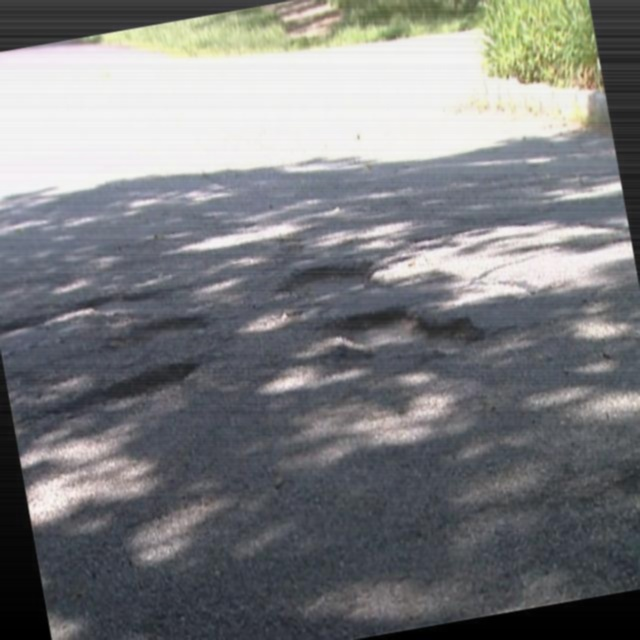
#> input picture data/Multi-Weather Pothole Detection (MWPD)/controlled_conditions/fog/images/200_jpg.rf.93df76f6c192bf4046b2d5d2260ba518.jpg, 640 x 640 px
$ python -i generate_conditions.py   (imports and definitions only)
#> lines starting #> are read from the running program, lines starting #| are printed output that depends on the picture
from pathlib import Path
import cv2
import numpy as np
import shutil
import random
import csv


# ============================================================
# ADVANCED ADVERSE CONDITION GENERATOR
# ============================================================
#
# Purpose:
# Generate realistic but conservative adverse-condition
# images for pothole robustness evaluation.
#
# Conditions:
#   1. normal
#   2. low_light
#   3. fog
#   4. rain
#   5. shadow
#   6. water_reflection
#
# Important:
# Original bounding boxes are preserved.
#
# ============================================================


# ============================================================
# CONFIGURATION
# ============================================================

PROJECT_ROOT = Path(__file__).resolve().parents[2]

SOURCE_DIR = (
    PROJECT_ROOT
    / "data"
    / "Multi-Weather Pothole Detection (MWPD)"
    / "Multi-Weather Pothole Detection (MWPD)"
    / "MWPD"
    / "test"
)

SOURCE_IMAGE_DIR = SOURCE_DIR / "images"
SOURCE_LABEL_DIR = SOURCE_DIR / "labels"

OUTPUT_DIR = (
    PROJECT_ROOT
    / "data"
    / "Multi-Weather Pothole Detection (MWPD)"
    / "controlled_conditions_advanced"
)

SOURCE_LIST = (
    PROJECT_ROOT
    / "data"
    / "Multi-Weather Pothole Detection (MWPD)"
    / "controlled_conditions"
    / "source_images.txt"
)

MAX_IMAGES = 97

RANDOM_SEED = 42

# [2 lines not run here, left out]


# ============================================================
# GENERAL UTILITIES
# ============================================================

def clip_uint8(image):
    """
    Safely clip image to uint8.
    """

    return np.clip(
        image,
        0,
        255
    ).astype(np.uint8)


# [64 lines left out: functions calculate_brightness, calculate_contrast, adaptive_gamma, not called in this run]


def apply_clahe_conservative(image):
    """
    Mild CLAHE.

    Strong CLAHE can amplify road texture and noise,
    so the clip limit is intentionally conservative.
    """

    lab = cv2.cvtColor(
        image,
        cv2.COLOR_BGR2LAB
    )

    l, a, b = cv2.split(lab)

    clahe = cv2.createCLAHE(
        clipLimit=1.3,
        tileGridSize=(8, 8)
    )

    l = clahe.apply(l)

    result = cv2.merge(
        [l, a, b]
    )

    return cv2.cvtColor(
        result,
        cv2.COLOR_LAB2BGR
    )


def preserve_colors(original, enhanced, strength=0.35):
    """
    Blend enhanced image with original.

    This prevents over-processing.
    """

    return cv2.addWeighted(
        original,
        1.0 - strength,
        enhanced,
        strength,
        0
    )


# [25 lines left out: functions smooth_mask, condition_normal, not called in this run]


# ============================================================
# LOW LIGHT
# ============================================================

def condition_low_light(image):
    """
    Realistic low-light transformation.

    Strategy:
        1. Controlled brightness reduction
        2. Mild adaptive gamma
        3. Conservative local contrast
        4. Preserve color information
    """

    result = image.copy()

    # --------------------------------------------------------
    # 1. Moderate brightness reduction
    # --------------------------------------------------------

    factor = random.uniform(
        0.62,
        0.78
    )

    result = (
        result.astype(np.float32)
        * factor
    )

    result = clip_uint8(
        result
    )

    # --------------------------------------------------------
    # 2. Mild gamma correction
    # --------------------------------------------------------

    gamma = random.uniform(
        0.90,
        1.05
    )

    table = np.array(
        [
            ((i / 255.0) ** gamma) * 255
            for i in range(256)
        ],
        dtype=np.uint8
    )

    result = cv2.LUT(
        result,
        table
    )

    # --------------------------------------------------------
    # 3. Conservative CLAHE
    # --------------------------------------------------------

    enhanced = apply_clahe_conservative(
        result
    )

    result = preserve_colors(
        result,
        enhanced,
        strength=0.35
    )

    return result


# ============================================================
# FOG
# ============================================================

# [958 lines left out: functions condition_fog, condition_rain, condition_shadow, condition_water_reflection, image_statistics, load_source_images and 4 more, not called in this run]


# ============================================================
# ENTRY POINT
# ============================================================

# [2 lines not run here, left out]

>>> import cv2
>>> picture = cv2.imread('../../data/Multi-Weather Pothole Detection (MWPD)/controlled_conditions/fog/images/200_jpg.rf.93df76f6c192bf4046b2d5d2260ba518.jpg')
#> picture is the input picture: shape (640, 640, 3); mean B, G, R 126.2, 124.5, 123.2
>>> result = condition_low_light(picture)
#> in condition_low_light, `result = ( result.astype(np.float32) * factor )`:
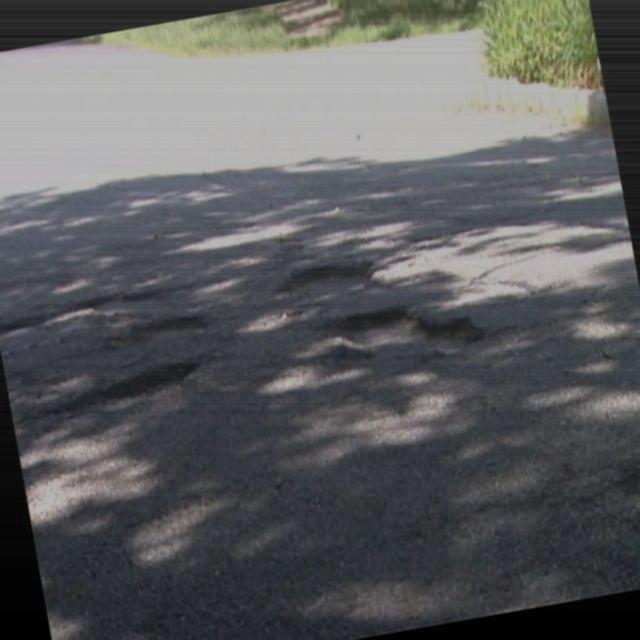
#> result: shape (640, 640, 3) float32; mean B, G, R 95.3, 94, 93
#> in apply_clahe_conservative, `lab = cv2.cvtColor( image, cv2.COLOR_BGR2LAB )`: lab: shape (640, 640, 3); mean of channels 0, 1, 2 97.2, 128.1, 126.9
#> in apply_clahe_conservative, `l, a, b = cv2.split(lab)`:
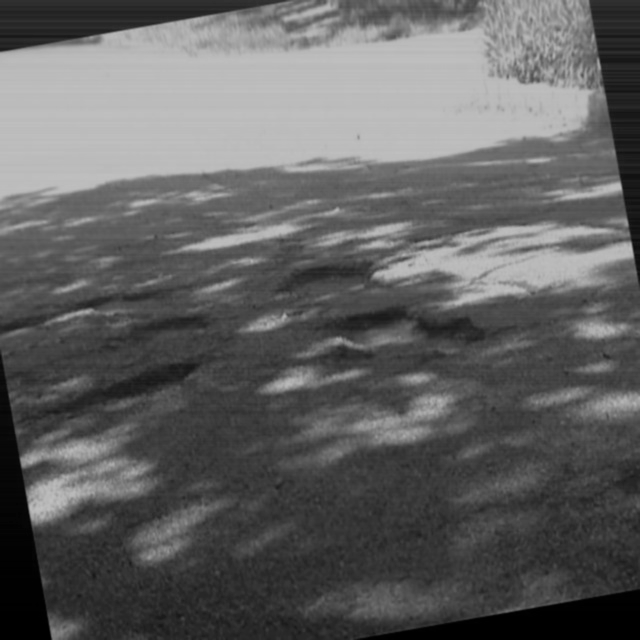
#> l: shape (640, 640); min 0, max 192, mean 97.2
#> in apply_clahe_conservative, `l, a, b = cv2.split(lab)`:
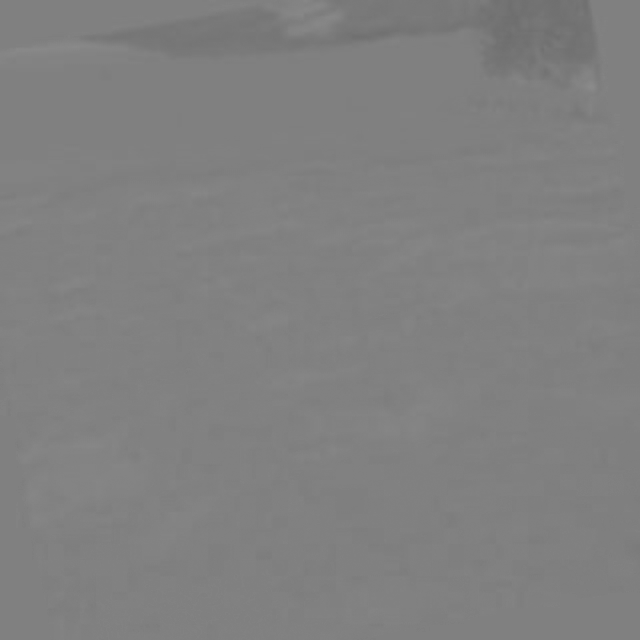
#> a: shape (640, 640); min 109, max 139, mean 128.1
#> in apply_clahe_conservative, `l, a, b = cv2.split(lab)`:
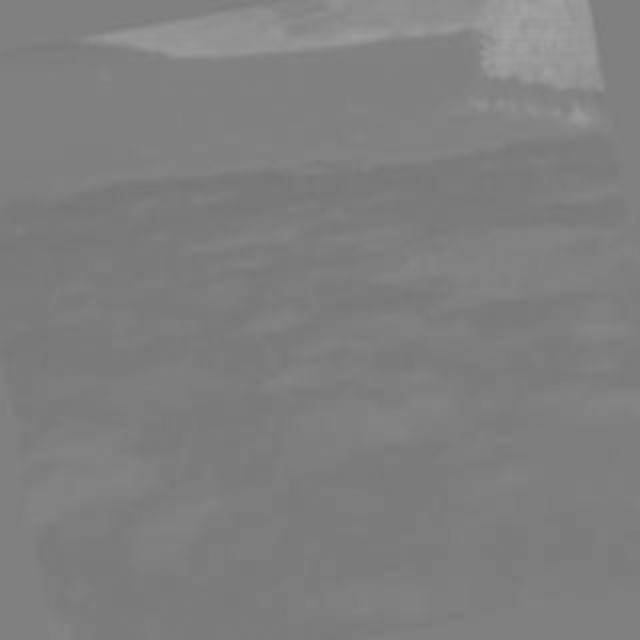
#> b: shape (640, 640); min 118, max 165, mean 126.9
#> in apply_clahe_conservative, `l = clahe.apply(l)`:
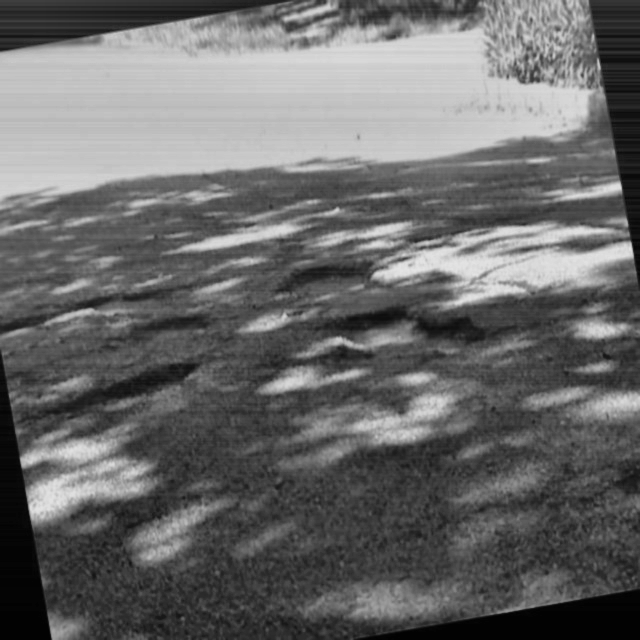
#> l: shape (640, 640); min 2, max 229, mean 105.3
#> in apply_clahe_conservative, `result = cv2.merge( [l, a, b] )`: result: shape (640, 640, 3); mean of channels 0, 1, 2 105.3, 128.1, 126.9
#> in apply_clahe_conservative, `return cv2.cvtColor( result, cv2.COLOR_LAB2BGR )`:
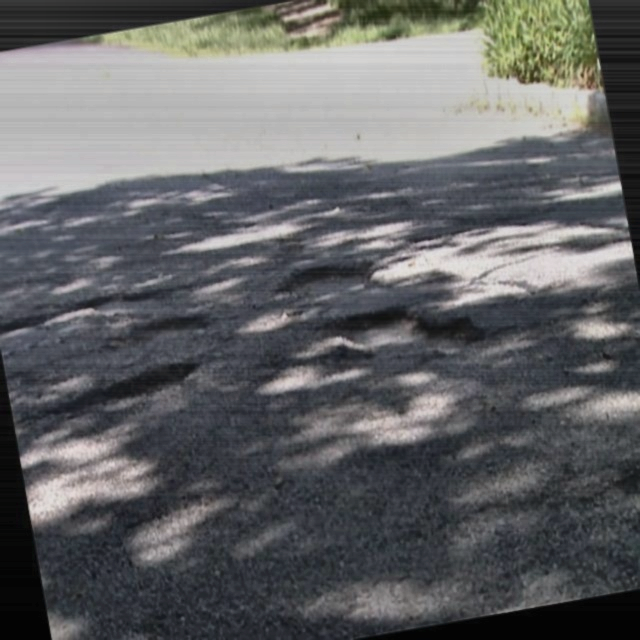
#> returned value: shape (640, 640, 3); mean B, G, R 101.3, 100, 99

$ run again, on data/Multi-Weather Pothole Detection (MWPD)/controlled_conditions/fog/images/253_jpg.rf.791ecc3c941626c25b69060f9aaf3453.jpg
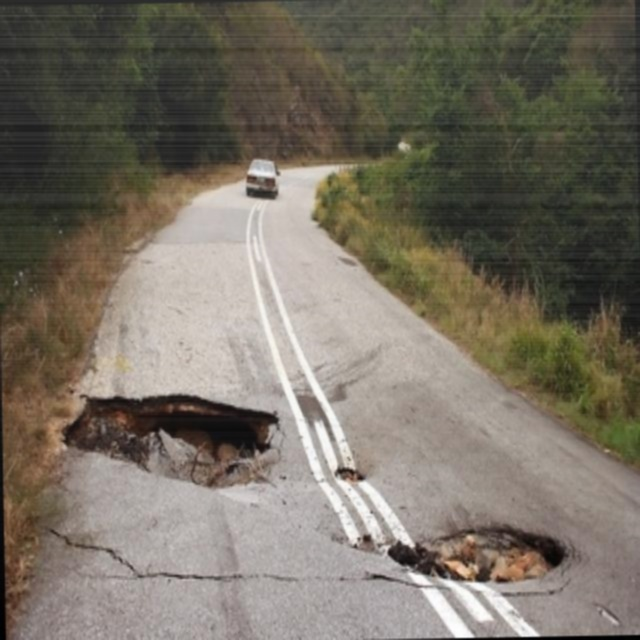
#> input picture data/Multi-Weather Pothole Detection (MWPD)/controlled_conditions/fog/images/253_jpg.rf.791ecc3c941626c25b69060f9aaf3453.jpg, 640 x 640 px
#> picture is the input picture: shape (640, 640, 3); mean B, G, R 100.1, 112.1, 119
#> lab: shape (640, 640, 3); mean of channels 0, 1, 2 88.3, 128.5, 134.2
#> in apply_clahe_conservative, `l, a, b = cv2.split(lab)`:
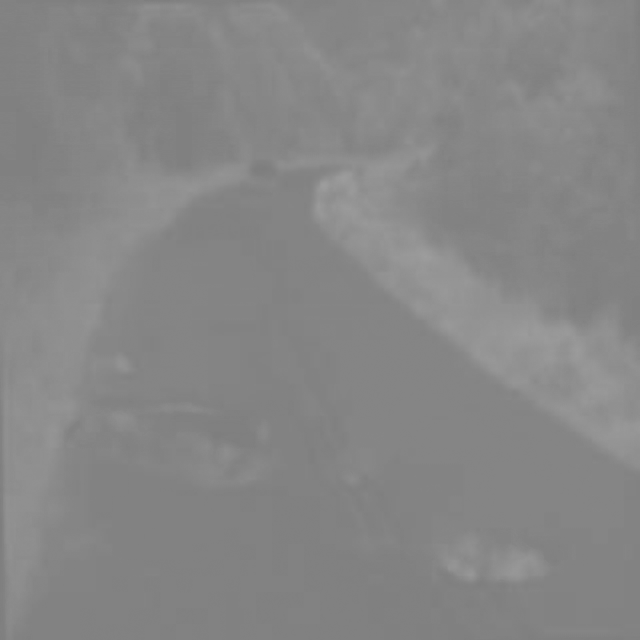
#> b: shape (640, 640); min 125, max 157, mean 134.2
#> in apply_clahe_conservative, `return cv2.cvtColor( result, cv2.COLOR_LAB2BGR )`:
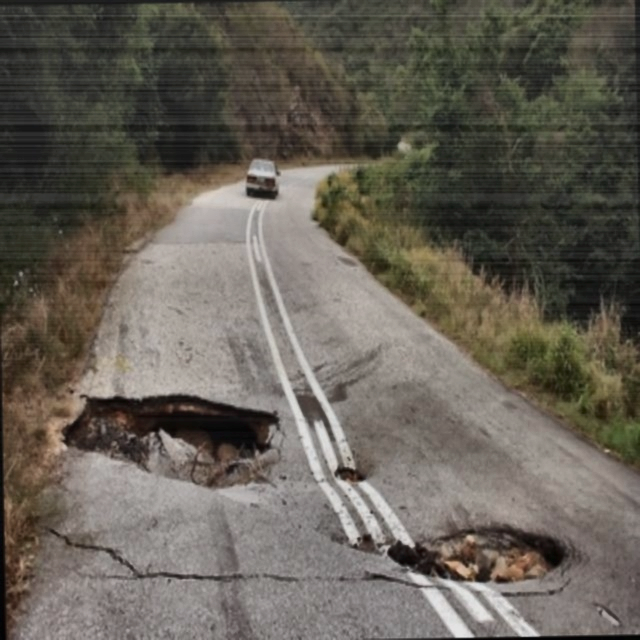
#> returned value: shape (640, 640, 3); mean B, G, R 87, 96.4, 101.9

$ run again, on data/Multi-Weather Pothole Detection (MWPD)/controlled_conditions/fog/images/90_jpg.rf.be120745cda691a9b4f5d1854f2e961b.jpg
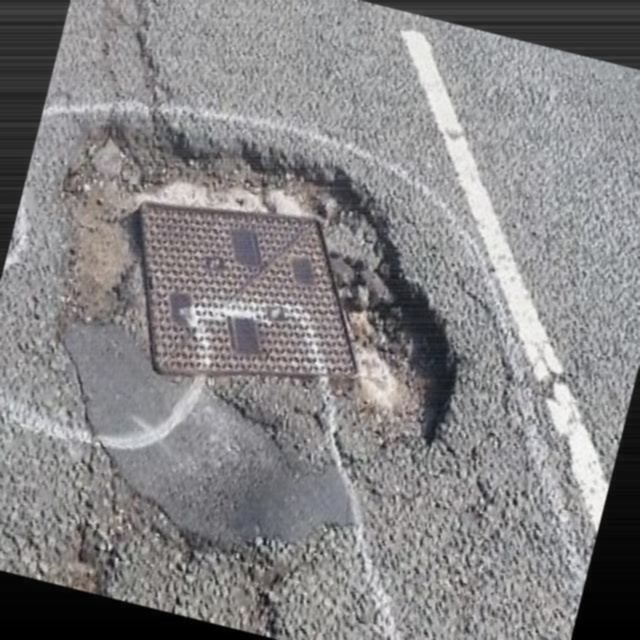
#> input picture data/Multi-Weather Pothole Detection (MWPD)/controlled_conditions/fog/images/90_jpg.rf.be120745cda691a9b4f5d1854f2e961b.jpg, 640 x 640 px
#> picture is the input picture: shape (640, 640, 3); mean B, G, R 134, 132.7, 134.1
#> in condition_low_light, `result = ( result.astype(np.float32) * factor )`:
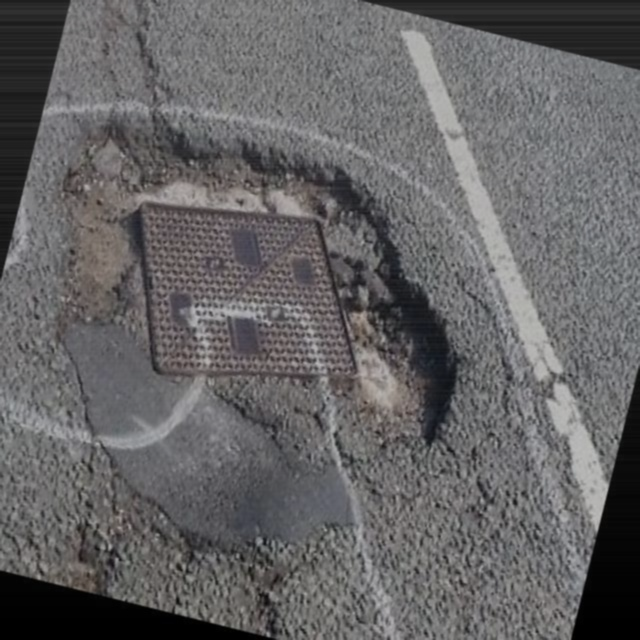
#> result: shape (640, 640, 3) float32; mean B, G, R 101.2, 100.2, 101.3
#> lab: shape (640, 640, 3); mean of channels 0, 1, 2 105.2, 128.6, 127.6
#> in apply_clahe_conservative, `l = clahe.apply(l)`:
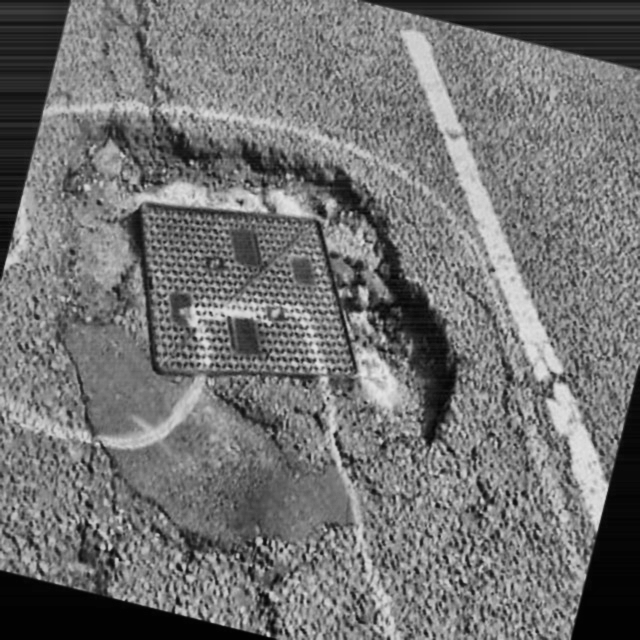
#> l: shape (640, 640); min 2, max 228, mean 115
